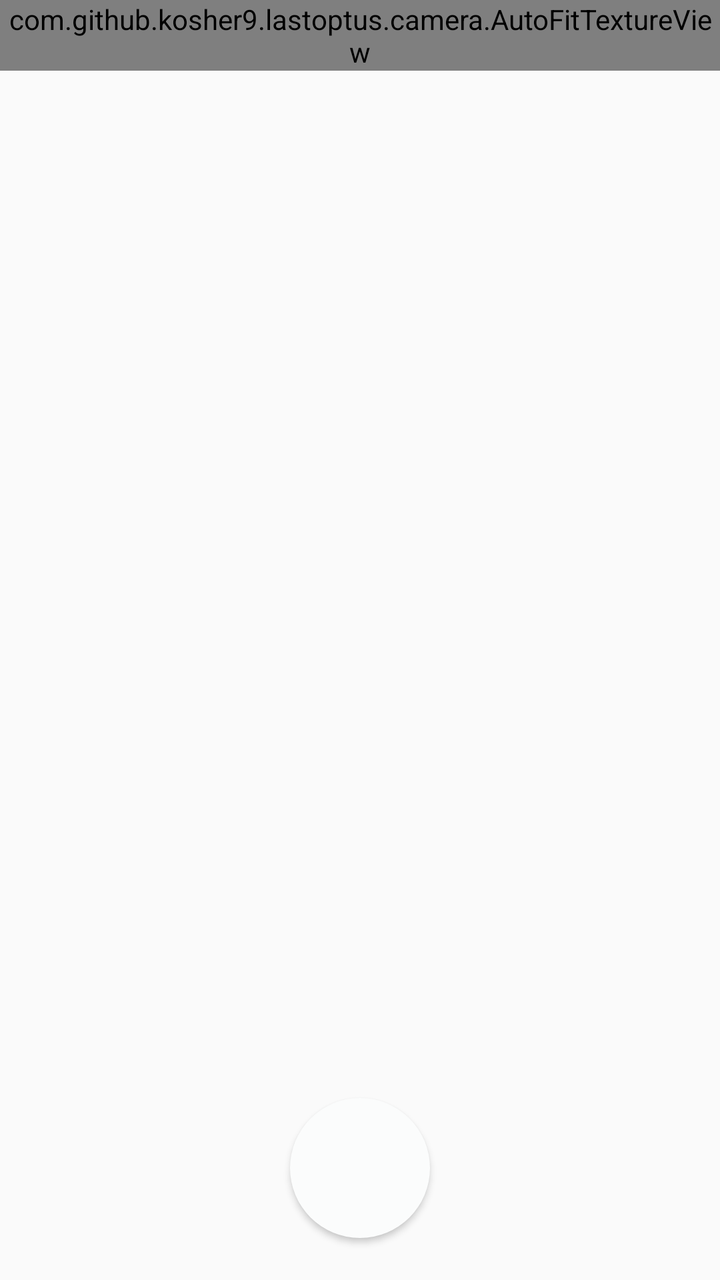
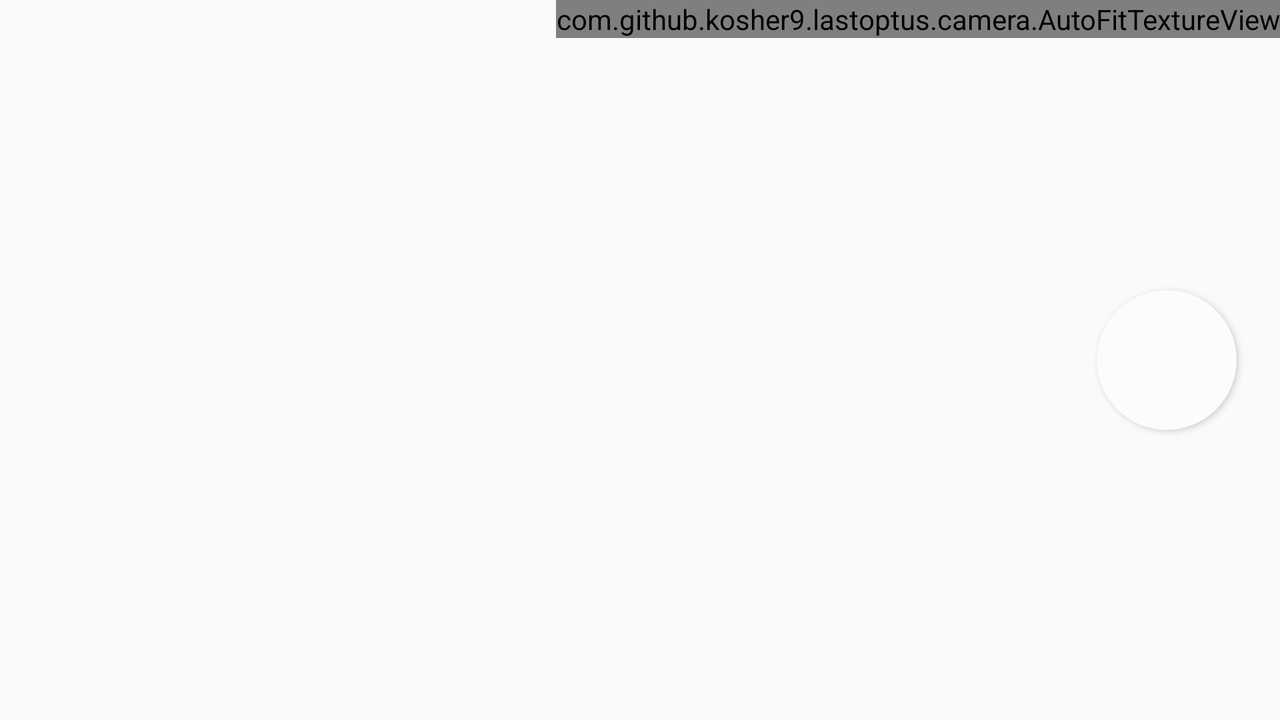

The same Android screen from two of the app's own layout files: first res/layout/ as a phone draws it, then the repository's variant for another configuration, drawn on a device whose configuration selects that folder. Both files follow.
<!-- AndroidManifest.xml: application theme AppTheme -->
<!-- res/layout/camera_fragment.xml -->
<?xml version="1.0" encoding="utf-8"?>
<RelativeLayout   xmlns:android="http://schemas.android.com/apk/res/android"
                android:layout_width="match_parent"
                android:layout_height="match_parent">

  <com.github.kosher9.lastoptus.camera.AutoFitTextureView
      android:id="@+id/texture"
      android:layout_width="wrap_content"
      android:layout_height="wrap_content"
      android:layout_alignParentStart="true"
      android:layout_alignParentTop="true"/>
  <FrameLayout
      android:id="@+id/control"
      android:layout_width="match_parent"
      android:layout_height="112dp"
      android:layout_alignParentBottom="true"
      android:layout_alignParentStart="true">
    <Button
        android:id="@+id/picture"
        android:layout_width="70dp"
        android:layout_height="70dp"
        android:layout_gravity="center"
        android:background="@drawable/circle_button"/>

  </FrameLayout>

</RelativeLayout>
<!-- resources referenced by this layout -->
<resources>
  <!-- drawable circle_button (drawable) -->
  <?xml version="1.0" encoding="utf-8"?>
  <shape xmlns:android="http://schemas.android.com/apk/res/android" android:shape="rectangle">
  
    <solid android:color="#FBFCFC"/>
    <corners android:radius="1000dp"/>
  
  </shape>
  <style name="AppTheme" parent="Theme.AppCompat.Light.DarkActionBar">
          
          <item name="colorPrimary">@color/colorPrimary</item>
          <item name="colorPrimaryDark">@color/colorPrimaryDark</item>
          <item name="colorAccent">@color/colorAccent</item>
      </style>
</resources>
<!-- res/layout-land/camera_fragment.xml (the repository's variant of the layout above) -->
<!-- drawn on the phone turned sideways -->
<?xml version="1.0" encoding="utf-8"?>
<RelativeLayout   xmlns:android="http://schemas.android.com/apk/res/android"
                android:layout_width="match_parent"
                android:layout_height="match_parent">

  <com.github.kosher9.lastoptus.camera.AutoFitTextureView
      android:id="@+id/texture"
      android:layout_width="wrap_content"
      android:layout_height="wrap_content"
      android:layout_alignParentEnd="true"
      android:layout_alignParentTop="true"/>
  <FrameLayout
    android:id="@+id/control"
    android:layout_width="113dp"
    android:layout_height="match_parent"
    android:layout_alignParentEnd="true">
    <Button
      android:id="@+id/picture"
      android:layout_width="70dp"
      android:layout_height="70dp"
      android:layout_gravity="center"
      android:background="@drawable/circle_button"/>

  </FrameLayout>

</RelativeLayout>
